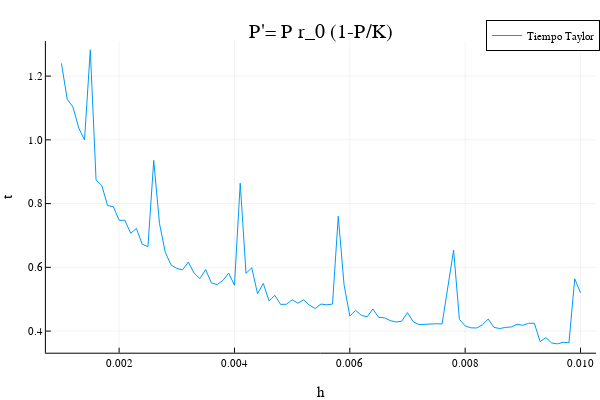

The code cell stored with this chart in its notebook:
### Code cell
plot(h,tiempoTaylor2.(h),label = "Tiempo Taylor",title = "P'= P r_0 (1-P/K)", xlabel = "h",ylabel = "t")

### Figure 1 — Plotly figure (JSON) as saved in the notebook; plotly's stock layout.template omitted (floating-point values rounded to 4 significant figures)
{"data": [{"colorbar": {"title": ""}, "legendgroup": "Tiempo Taylor", "line": {"color": "rgba(0, 154, 250, 1.000)", "dash": "solid", "shape": "linear", "width": 1}, "mode": "lines", "name": "Tiempo Taylor", "showlegend": true, "type": "scatter", "x": [0.001, 0.0011, 0.0012, 0.0013, 0.0014, 0.0015, 0.0016, 0.0017, 0.0018, 0.0019, 0.002, 0.0021, 0.0022, 0.0023, 0.0024, 0.0025, 0.0026, 0.0027, 0.0028, 0.0029, 0.003, 0.0031, 0.0032, 0.0033, 0.0034, 0.0035, 0.0036, 0.0037, 0.0038, 0.0039, 0.004, 0.0041, 0.0042, 0.0043, 0.0044, 0.0045, 0.0046, 0.0047, 0.0048, 0.0049, 0.005, 0.0051, 0.0052, 0.0053, 0.0054, 0.0055, 0.0056, 0.0057, 0.0058, 0.0059, 0.006, 0.0061, 0.0062, 0.0063, 0.0064, 0.0065, 0.0066, 0.0067, 0.0068, 0.0069, 0.007, 0.0071, 0.0072, 0.0073, 0.0074, 0.0075, 0.0076, 0.0077, 0.0078, 0.0079, 0.008, 0.0081, 0.0082, 0.0083, 0.0084, 0.0085, 0.0086, 0.0087, 0.0088, 0.0089, 0.009, 0.0091, 0.0092, 0.0093, 0.0094, 0.0095, 0.0096, 0.0097, 0.0098, 0.0099, 0.01], "xaxis": "x", "y": [1.24, 1.127, 1.103, 1.037, 0.9996, 1.282, 0.8741, 0.8567, 0.7937, 0.7901, 0.7476, 0.7476, 0.707, 0.7221, 0.6728, 0.6647, 0.9355, 0.7375, 0.6474, 0.6076, 0.5966, 0.5921, 0.6165, 0.5819, 0.5645, 0.5932, 0.551, 0.5461, 0.559, 0.582, 0.5438, 0.8639, 0.5811, 0.5987, 0.5174, 0.5497, 0.4946, 0.512, 0.4838, 0.4842, 0.498, 0.4875, 0.4982, 0.4814, 0.4708, 0.4849, 0.4824, 0.4849, 0.7601, 0.5459, 0.4472, 0.4651, 0.4495, 0.445, 0.4693, 0.443, 0.4415, 0.433, 0.4286, 0.4309, 0.458, 0.4293, 0.4207, 0.4218, 0.4219, 0.423, 0.4225, 0.545, 0.6539, 0.4372, 0.4163, 0.4103, 0.4098, 0.4201, 0.4379, 0.4118, 0.408, 0.4116, 0.413, 0.4212, 0.4183, 0.4245, 0.4248, 0.367, 0.3795, 0.3629, 0.3599, 0.365, 0.3633, 0.5641, 0.5204], "yaxis": "y", "zmax": null, "zmin": null}], "layout": {"annotations": [{"font": {"color": "rgba(0, 0, 0, 1.000)", "family": "sans-serif", "size": 20}, "rotation": 0, "showarrow": false, "text": "P'= P r_0 (1-P/K)", "x": 0.535, "xanchor": "center", "xref": "paper", "y": 1, "yanchor": "top", "yref": "paper"}], "height": 400, "legend": {"bgcolor": "rgba(255, 255, 255, 1.000)", "bordercolor": "rgba(0, 0, 0, 1.000)", "borderwidth": 1, "font": {"color": "rgba(0, 0, 0, 1.000)", "family": "sans-serif", "size": 11}, "title": {"font": {"color": "rgba(0, 0, 0, 1.000)", "family": "sans-serif", "size": 15}, "text": ""}, "tracegroupgap": 0, "traceorder": "normal", "x": 1, "xanchor": "auto", "y": 1, "yanchor": "auto"}, "margin": {"b": 20, "l": 0, "r": 0, "t": 20}, "paper_bgcolor": "rgba(255, 255, 255, 1.000)", "plot_bgcolor": "rgba(255, 255, 255, 1.000)", "showlegend": true, "width": 600, "xaxis": {"anchor": "y", "domain": [0.07647, 0.9934], "gridcolor": "rgba(0, 0, 0, 0.100)", "gridwidth": 0.5, "linecolor": "rgba(0, 0, 0, 1.000)", "mirror": false, "range": [0.00073, 0.01027], "showgrid": true, "showline": true, "showticklabels": true, "tickangle": 0, "tickcolor": "rgb(0, 0, 0)", "tickfont": {"color": "rgba(0, 0, 0, 1.000)", "family": "sans-serif", "size": 11}, "tickmode": "array", "ticks": "inside", "ticktext": ["0.002", "0.004", "0.006", "0.008", "0.010"], "tickvals": [0.002, 0.004, 0.006, 0.008, 0.01], "title": "h", "titlefont": {"color": "rgba(0, 0, 0, 1.000)", "family": "sans-serif", "size": 15}, "type": "-", "visible": true, "zeroline": false, "zerolinecolor": "rgba(0, 0, 0, 1.000)"}, "yaxis": {"anchor": "x", "domain": [0.07581, 0.9415], "gridcolor": "rgba(0, 0, 0, 0.100)", "gridwidth": 0.5, "linecolor": "rgba(0, 0, 0, 1.000)", "mirror": false, "range": [0.3322, 1.31], "showgrid": true, "showline": true, "showticklabels": true, "tickangle": 0, "tickcolor": "rgb(0, 0, 0)", "tickfont": {"color": "rgba(0, 0, 0, 1.000)", "family": "sans-serif", "size": 11}, "tickmode": "array", "ticks": "inside", "ticktext": ["0.4", "0.6", "0.8", "1.0", "1.2"], "tickvals": [0.4, 0.6, 0.8, 1, 1.2], "title": "t", "titlefont": {"color": "rgba(0, 0, 0, 1.000)", "family": "sans-serif", "size": 15}, "type": "-", "visible": true, "zeroline": false, "zerolinecolor": "rgba(0, 0, 0, 1.000)"}}}
